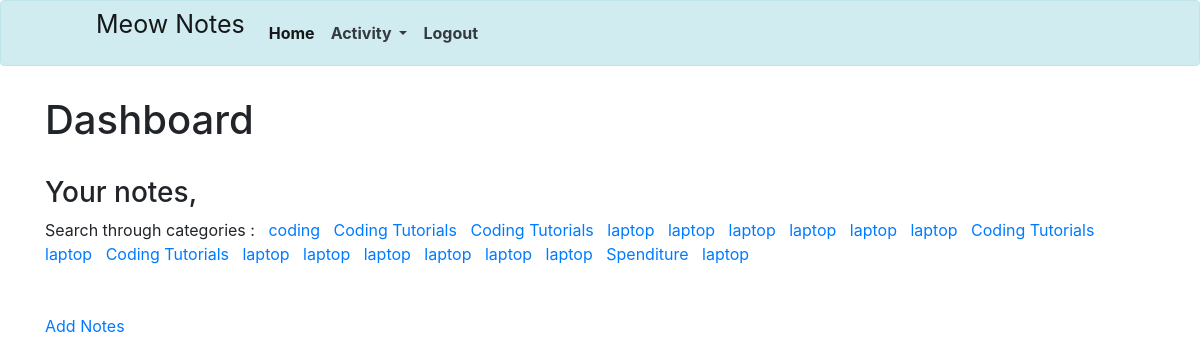
The page /dashboard/ (signed in) on the database as committed earlier.
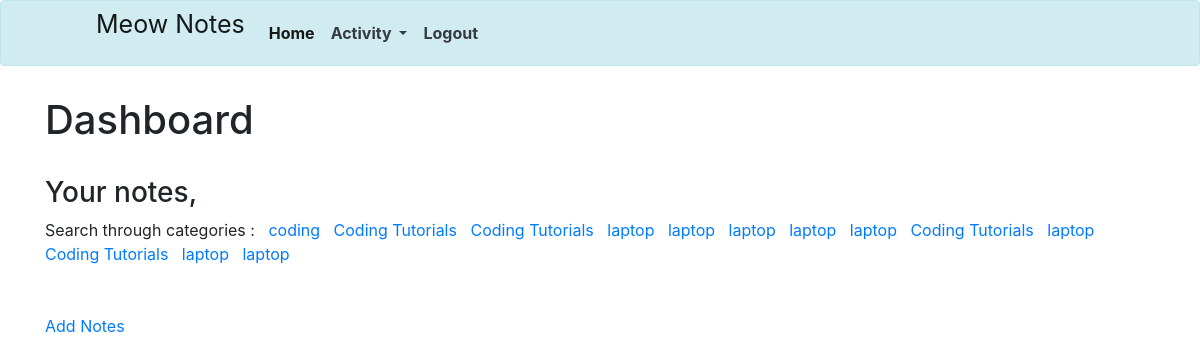
The same page on the database as committed later.
### main/models.py (models this page shows, shortened)
class Post(models.Model):
    title=models.CharField(max_length=255)
    header_image = models.ImageField(null=True, blank=True, upload_to='images/') # this will allow the user without the images to its profile
    '''
        we should not store the image to the database, instead we must use aws and other services and store the link of the image
        this will save the space of the database. Heroku wouldn't let you upload the images to the database.
        ------------------------------------------------------------------------------------------------------------------------
        Steps to install the images
        \----> install the pillow using the command 'pip install Pillow'
        \---->
    '''
    title = models.CharField(max_length=255)
    title_tag = models.CharField(max_length=255, default="")
    header_image = models.ImageField(
        null=True, blank=True, upload_to='images/')
    '''
    For this we need to add the path of the media
    in the settings.py

    STATIC_URL = 'static/'
    STATIC_ROOT = os.path.join(BASE_DIR, 'static/')

    MEDIA_URL = 'media/'
    MEDIA_ROOT = os.path.join(BASE_DIR, 'media/')

    after this we need to do collectstatic

    '''
    author = models.ForeignKey(User, on_delete=models.CASCADE)
    post_date = models.DateField(auto_now_add=True)
    body = RichTextField(blank=True, null=True)
    category = models.CharField(max_length=255, default='')
    likes = models.ManyToManyField(User, related_name='note_post', default='1')

### main/views.py (the view)
# urls.py: path('dashboard/', DashboardView, name='dashboard'),
def DashboardView(request):
    user_notes=Post.objects.filter()
    return render(request, 'mysite/dashboard.html', {'user_notes':user_notes})

### templates/mysite/dashboard.html (shortened to what this page needs)
{% extends 'mysite/base.html' %}
{% block content %}
{% if user.is_authenticated %}
<h1>Dashboard</h1>
<br>
<h3>Your notes, {{post}}</h3>
<marquee>
    Search through categories : &nbsp;
    {% for post in user_notes %}
    {% if post.category %}
    <a href="{% url 'category-view' post.category %}" style="text-decoration:none;">{{ post.category }}</a> &nbsp;
        {% endif %}
        {% endfor %}
</marquee>
<br>
<br>
<a href="{% url 'add-post' %}" class="text-decoration-none">Add Notes</a>
<br>
<br>
{% else %}
{% comment %} This is the part when the user is not authenticated in the home-page {% endcomment %}
{% endif %}
{% endblock %}

Rows that differ between the two databases and show on the page:
removed Post: category "laptop"
removed Post: category "laptop"
removed Post: category "laptop"
removed Post: category "laptop"
removed Post: category "laptop"
removed Post: category "Spenditure"
removed Post: category "laptop"
